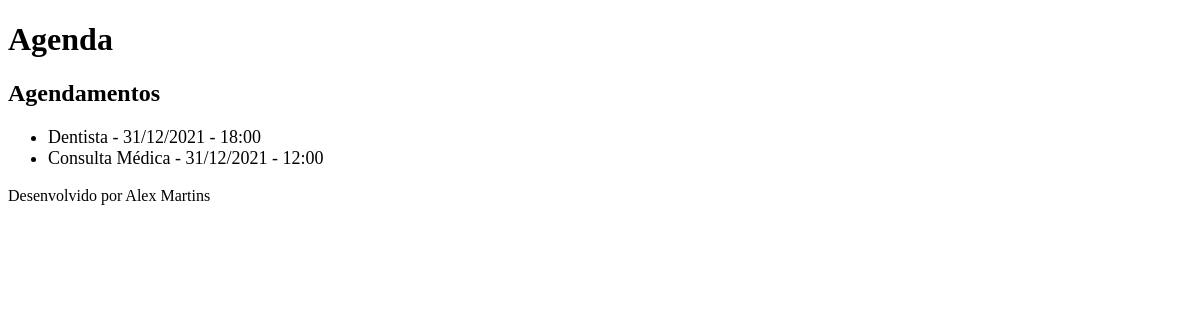
/agenda/, run on an earlier commit of the app's database.
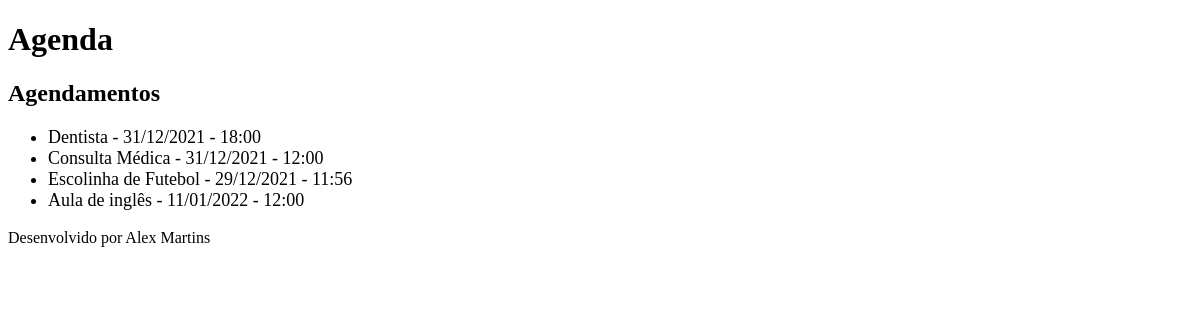
And on a later commit of the database.
### core/models.py (models this page shows, shortened)
class Evento(models.Model):
    titulo = models.CharField(max_length=100)
    descricao = models.TextField(blank=True, null=True)
    data_evento = models.DateTimeField(verbose_name='Data do Evento')
    data_criacao = models.DateTimeField(auto_now=True)
    usuario = models.ForeignKey(User, on_delete=models.CASCADE)
    class Meta:
        db_table = 'evento'
    def get_data_evento(self):
        return self.data_evento.strftime('%d/%m/%Y - %H:%M')

### core/views.py (the view)
# urls.py: path('agenda/', views.lista_eventos),
def lista_eventos(request):
    evento = Evento.objects.all()
    dados = {'eventos': evento}
    return render(request, 'agenda.html', dados)

### template/agenda.html
{% extends "model-page.html"%}
{% block content%}
    <h2>Agendamentos</h2>
    <ul style="font-size: 18px">
        {% for evento in eventos %}
        <li>{{ evento.titulo}} - {{ evento.get_data_evento}}</li>
        {% endfor %}
    </ul>
{% endblock %}

### template/model-page.html
<!DOCTYPE html>
<html lang="en">
<head>
    {% include "model-header.html" %}
</head>
<body>
    {% block content %} {% endblock %}
    {% include "model-footer.html" %}
</body>
</html>

### template/model-header.html (shortened to what this page needs)
<h1>Agenda</h1>

### template/model-footer.html
<p>Desenvolvido por Alex Martins</p>

What changed in the data, as far as the page shows it:
added Evento: titulo "Escolinha de Futebol", get_data_evento "29/12/2021 - 11:56"
added Evento: titulo "Aula de inglês", get_data_evento "11/01/2022 - 12:00"
